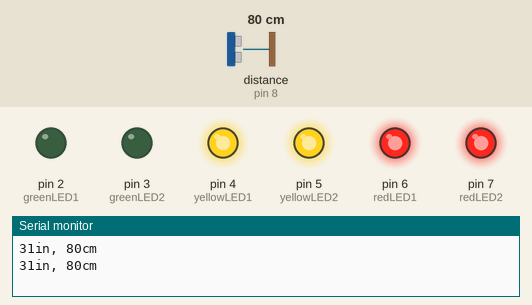
The sketch below on a simulated Arduino Uno, built with avr-gcc and run on an emulated ATmega328P. Parts: output pins drawn as LEDs (lit = HIGH), the last lines printed to the serial monitor. Wiring (inferred from the names in the program): ultrasonic range finder: trigger pin 8; echo pin 8. The test bench sets the inputs (shaded band); at power-on: distance to the obstacle (sensor on pin 8) 80 cm. The echo pulse lasts 58.3 µs per cm.

Above: at 3.4 s.
3.5 s: distance to the obstacle (sensor on pin 8) set to 37 cm
6.9 s: distance to the obstacle (sensor on pin 8) set to 31 cm
At 12.6 s:
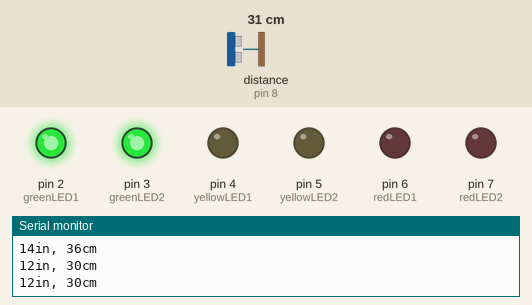
13.9 s: distance to the obstacle (sensor on pin 8) set to 35 cm
At 20.1 s:
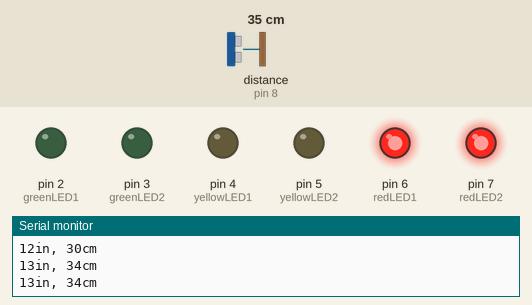
20.9 s: distance to the obstacle (sensor on pin 8) set to 2 cm
At 24.7 s:
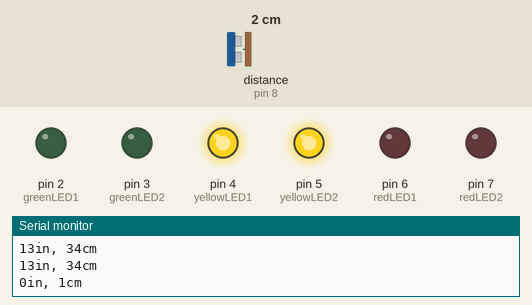
Timing chart, 0 to 28.9 s (numbered marks = the images above; inputs shaded):
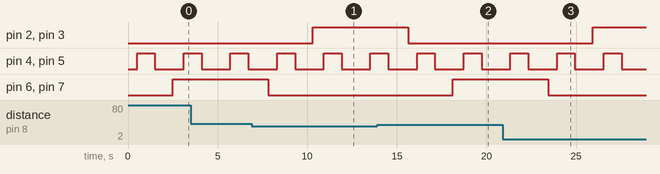

The sketch:

sketch_aug15a.ino
```cpp
const int pingPin = 8;
int greenLED1 = 2;
int greenLED2 = 3;
int yellowLED1 = 4;
int yellowLED2 = 5;
int redLED1 = 6;
int redLED2 = 7;

void setup() {
  // initialize serial communication:
  Serial.begin(9600);
  pinMode(greenLED1, OUTPUT);
  pinMode(greenLED2, OUTPUT);
  pinMode(yellowLED1, OUTPUT);
  pinMode(yellowLED2, OUTPUT);
  pinMode(redLED1, OUTPUT);
  pinMode(redLED2, OUTPUT);
}

void loop()
{
  // establish variables for duration of the ping,
  // and the distance result in inches and centimeters:
  long duration, inches, cm;

  // The PING))) is triggered by a HIGH pulse of 2 or more microseconds.
  // Give a short LOW pulse beforehand to ensure a clean HIGH pulse:
  pinMode(pingPin, OUTPUT);
  digitalWrite(pingPin, LOW);
  delayMicroseconds(2);
  digitalWrite(pingPin, HIGH);
  delayMicroseconds(5);
  digitalWrite(pingPin, LOW);

  // The same pin is used to read the signal from the PING))): a HIGH
  // pulse whose duration is the time (in microseconds) from the sending
  // of the ping to the reception of its echo off of an object.
  pinMode(pingPin, INPUT);
  duration = pulseIn(pingPin, HIGH);

  // convert the time into a distance
  inches = microsecondsToInches(duration);
  cm = microsecondsToCentimeters(duration);

  Serial.print(inches);
  Serial.print("in, ");
  Serial.print(cm);
  Serial.print("cm");
  Serial.println();


  if (inches <= 12) {
    digitalWrite(redLED1, LOW);
    digitalWrite(redLED2, LOW);

    delay(500);
    digitalWrite(yellowLED1, HIGH);
    digitalWrite(yellowLED2, HIGH);
    delay(1000);
    digitalWrite(yellowLED1, LOW);
    digitalWrite(yellowLED2, LOW);

    delay(1000);

    digitalWrite(greenLED1, HIGH);
    digitalWrite(greenLED2, HIGH);
  } else {
    digitalWrite(greenLED1, LOW);
    digitalWrite(greenLED2, LOW);

    delay(500);
    digitalWrite(yellowLED1, HIGH);
    digitalWrite(yellowLED2, HIGH);
    delay(1000);
    digitalWrite(yellowLED1, LOW);
    digitalWrite(yellowLED2, LOW);

    delay(1000);

    digitalWrite(redLED1, HIGH);
    digitalWrite(redLED2, HIGH);
  }

  delay(100);
}

long microsecondsToInches(long microseconds)
{
  // According to Parallax's datasheet for the PING))), there are
  // 73.746 microseconds per inch (i.e. sound travels at 1130 feet per
  // second).  This gives the distance travelled by the ping, outbound
  // and return, so we divide by 2 to get the distance of the obstacle.
  // See: http://www.parallax.com/dl/docs/prod/acc/28015-PING-v1.3.pdf
  return microseconds / 74 / 2;
}

long microsecondsToCentimeters(long microseconds)
{
  // The speed of sound is 340 m/s or 29 microseconds per centimeter.
  // The ping travels out and back, so to find the distance of the
  // object we take half of the distance travelled.
  return microseconds / 29 / 2;
}
```

Measured:
- the behaviour switches between 34 and 33 cm on distance to the obstacle (sensor on pin 8) (found by bisection; images 0 and 1)
- after the input at 6.9 s, pin 2 (greenLED1), pin 3 (greenLED2): LOW → HIGH after 3.4 s; pin 6 (redLED1), pin 7 (redLED2): HIGH → LOW after 0.92 s
- after the input at 13.9 s, pin 2 (greenLED1), pin 3 (greenLED2): HIGH → LOW after 1.7 s; pin 6 (redLED1), pin 7 (redLED2): LOW → HIGH after 4.2 s
- after the input at 20.9 s, pin 2 (greenLED1), pin 3 (greenLED2): LOW → HIGH after 5.0 s; pin 6 (redLED1), pin 7 (redLED2): HIGH → LOW after 2.5 s
- by itself, pin 4 (yellowLED1), pin 5 (yellowLED2): alternates HIGH for 1.0 s and LOW for 1.6 s
